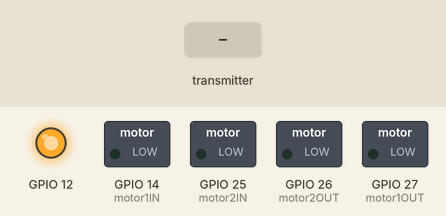
This sketch was run on a simulated ESP32. Parts: switched loads named in the sketch (green lamp = pin HIGH), output pins drawn as LEDs (lit = HIGH). The inputs (shaded band) are chosen by the test bench. What the sketch prints to the serial monitor is not drawn.

Above: at 3.2 s.
3.3 s: the transmitter starts sending accX = 25
At 3.7 s:
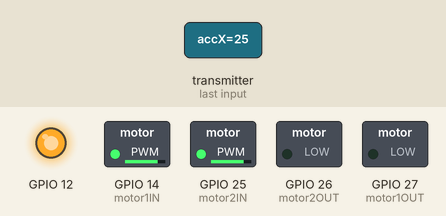
6.3 s: the transmitter starts sending accY = 25
At 7.2 s:
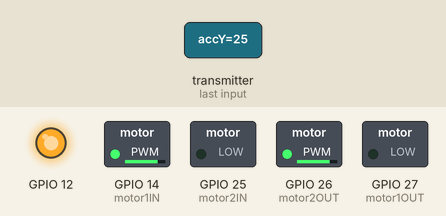
7.8 s: the transmitter starts sending accZ = 25
10.8 s: the transmitter starts sending accX = 50
At 12.0 s:
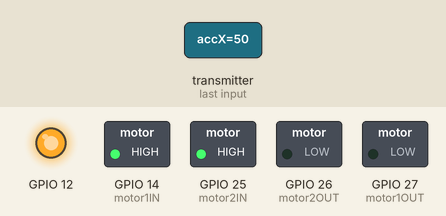
12.3 s: the transmitter starts sending accY = 50
At 12.9 s:
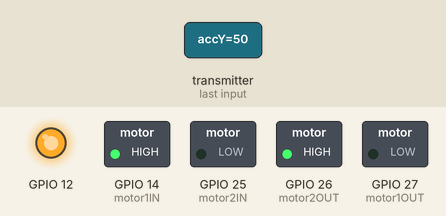
15.3 s: the transmitter starts sending accZ = 0
At 19.5 s:
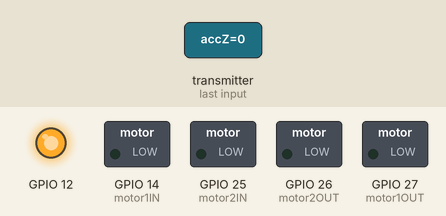
Timing chart, 0 to 19.8 s (numbered marks = the images above; inputs shaded):
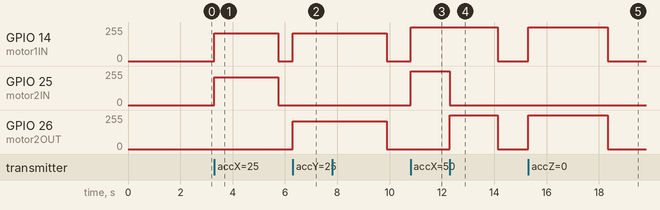

Measured:
- after the input at 3.3 s, GPIO 14 (motor1IN), GPIO 25 (motor2IN): 0/255 → 207/255 at once, → 0/255 2.4 s later
- after the input at 6.3 s, GPIO 14 (motor1IN), GPIO 26 (motor2OUT): 0/255 → 207/255 at once
- after the input at 10.8 s, GPIO 14 (motor1IN), GPIO 25 (motor2IN): 0/255 → 255/255 at once
- after the input at 12.3 s, GPIO 25 (motor2IN): 255/255 → 0/255 after 0.00 s instead of 1.8 s; GPIO 26 (motor2OUT): 0/255 → 255/255 at once, → 0/255 1.8 s later
- after the input at 15.3 s, GPIO 14 (motor1IN), GPIO 26 (motor2OUT): 0/255 → 255/255 at once, → 0/255 3.0 s later

The sketch:

roccer.ino
```cpp
#include "WiFi.h"
#include <esp_now.h>

int motor1IN = 14;
int motor1OUT = 27;
int motor2IN = 25;
int motor2OUT = 26;
int spd = 10;
int count = 1000;
float last_accX = 0.00;
float last_accY = 0.00;
float last_accZ = 0.00;
bool ifDisconnect = false;

typedef struct struct_message {
    float accX;
    float accY;
    float accZ;
} struct_message;

struct_message soccerReadings;

void setup() {
  Serial.begin(115200);
  delay(2000);
  WiFi.mode(WIFI_MODE_STA);

  pinMode(12, OUTPUT);
  pinMode(motor1IN, OUTPUT);
  pinMode(motor1OUT, OUTPUT);
  pinMode(motor2IN, OUTPUT);
  pinMode(motor2OUT, OUTPUT);
  digitalWrite(12, HIGH);

  esp_now_init();
  esp_now_register_recv_cb(OnDataRecv);

}

void loop() {
  Serial.print("; accX:");
  Serial.print(soccerReadings.accX);
  Serial.print("; accY:");
  Serial.print(soccerReadings.accY);
  Serial.print("; accZ:");
  Serial.print(soccerReadings.accZ);
  if(ifDisconnect){
    analogWrite(motor1IN, 0);
    analogWrite(motor1OUT, 0);
    analogWrite(motor2IN, 0);
    analogWrite(motor2OUT, 0);
    Serial.println("stop receiving!");
  }else{
    if(abs(soccerReadings.accX) < 3.6 && abs(soccerReadings.accY) < 3.6){
      analogWrite(motor1IN, 0);
      analogWrite(motor1OUT, 0);
      analogWrite(motor2IN, 0);
      analogWrite(motor2OUT, 0);
      Serial.println("stop");
    }else{
      if(abs(soccerReadings.accX) > abs(soccerReadings.accY)){
        if(soccerReadings.accX > 0){
          float spdX = map(soccerReadings.accX, 0, 50, 160, 255);
          analogWrite(motor1IN, spdX);
          analogWrite(motor1OUT, 0);
          analogWrite(motor2IN, spdX);
          analogWrite(motor2OUT, 0);
          Serial.println("turn right");
        }else{
          float spdX = map(soccerReadings.accX, -50, 0, 255, 160);
          analogWrite(motor1IN, 0);
          analogWrite(motor1OUT, spdX);
          analogWrite(motor2IN, 0);
          analogWrite(motor2OUT, spdX);
          Serial.println("turn left");
        }
      }else{
        if(soccerReadings.accY > 0){
          float spdY = map(soccerReadings.accY, 0, 50, 160, 255);
          analogWrite(motor1IN, spdY);
          analogWrite(motor1OUT, 0);
          analogWrite(motor2IN, 0);
          analogWrite(motor2OUT, spdY);
          Serial.println("go forward");
        }else if(soccerReadings.accY < 0){
          float spdY = map(soccerReadings.accY, -50, 0, 255, 160);
          analogWrite(motor1IN, 0);
          analogWrite(motor1OUT, spdY);
          analogWrite(motor2IN, spdY);
          analogWrite(motor2OUT, 0);
          Serial.println("go backward");
        }
      }
    }
  }

  if(last_accX == soccerReadings.accX && last_accY == soccerReadings.accY && last_accZ == soccerReadings.accZ){
    if(count>0){
      count--;
    }else{
      ifDisconnect = true;
      count=1000;
    }
  }else{
    ifDisconnect = false;
  }
  last_accX = soccerReadings.accX;
  last_accY = soccerReadings.accY;
  last_accZ = soccerReadings.accZ;
}

void OnDataRecv(const uint8_t * mac, const uint8_t *incomingData, int len) {
  memcpy(&soccerReadings, incomingData, sizeof(soccerReadings));
  Serial.print("Bytes received: ");
  Serial.println(len);
}
```
